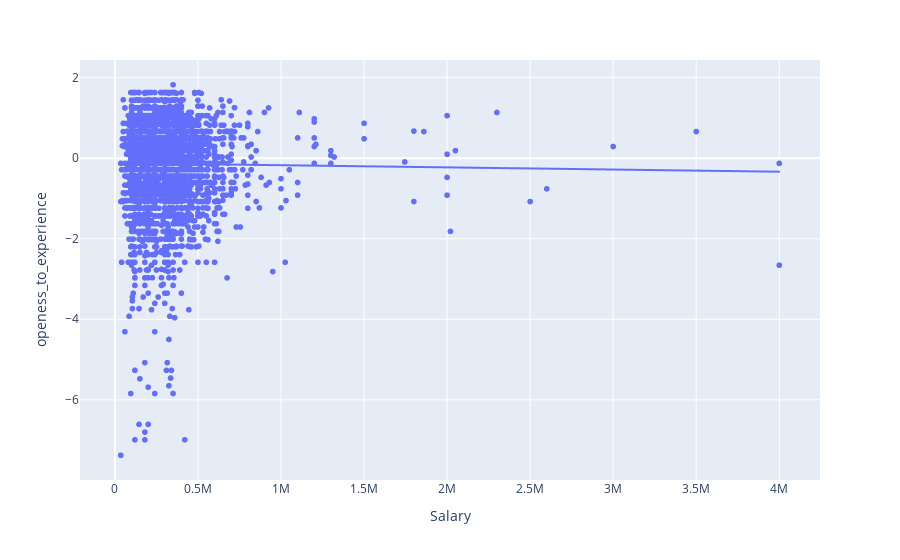

Notebook code cell kept with this figure:
### Code cell
px.scatter(df, x="Salary", y="openess_to_experience", trendline="ols")

### Figure 1 — Plotly figure (JSON) as saved in the notebook; plotly's stock layout.template omitted (floating-point values rounded to 4 significant figures; data arrays with more than 128 entries replaced by an {"elided": "..."} marker saying what was removed)
{"data": [{"hovertemplate": "Salary=%{x}<br>openess_to_experience=%{y}<extra></extra>", "legendgroup": "", "marker": {"color": "#636efa", "symbol": "circle"}, "mode": "markers", "name": "", "showlegend": false, "type": "scattergl", "x": {"elided": "3998 int values"}, "xaxis": "x", "y": {"elided": "3998 float values"}, "yaxis": "y"}, {"hovertemplate": "<b>OLS trendline</b><br>openess_to_experience = -5.36041e-08 * Salary + -0.121616<br>R<sup>2</sup>=0.000128<br><br>Salary=%{x}<br>openess_to_experience=%{y} <b>(trend)</b><extra></extra>", "legendgroup": "", "marker": {"color": "#636efa", "symbol": "circle"}, "mode": "lines", "name": "", "showlegend": false, "type": "scattergl", "x": {"elided": "3998 int values"}, "xaxis": "x", "y": {"elided": "3998 float values"}, "yaxis": "y"}], "layout": {"legend": {"tracegroupgap": 0}, "margin": {"t": 60}, "xaxis": {"anchor": "y", "domain": [0, 1], "title": {"text": "Salary"}}, "yaxis": {"anchor": "x", "domain": [0, 1], "title": {"text": "openess_to_experience"}}}}
